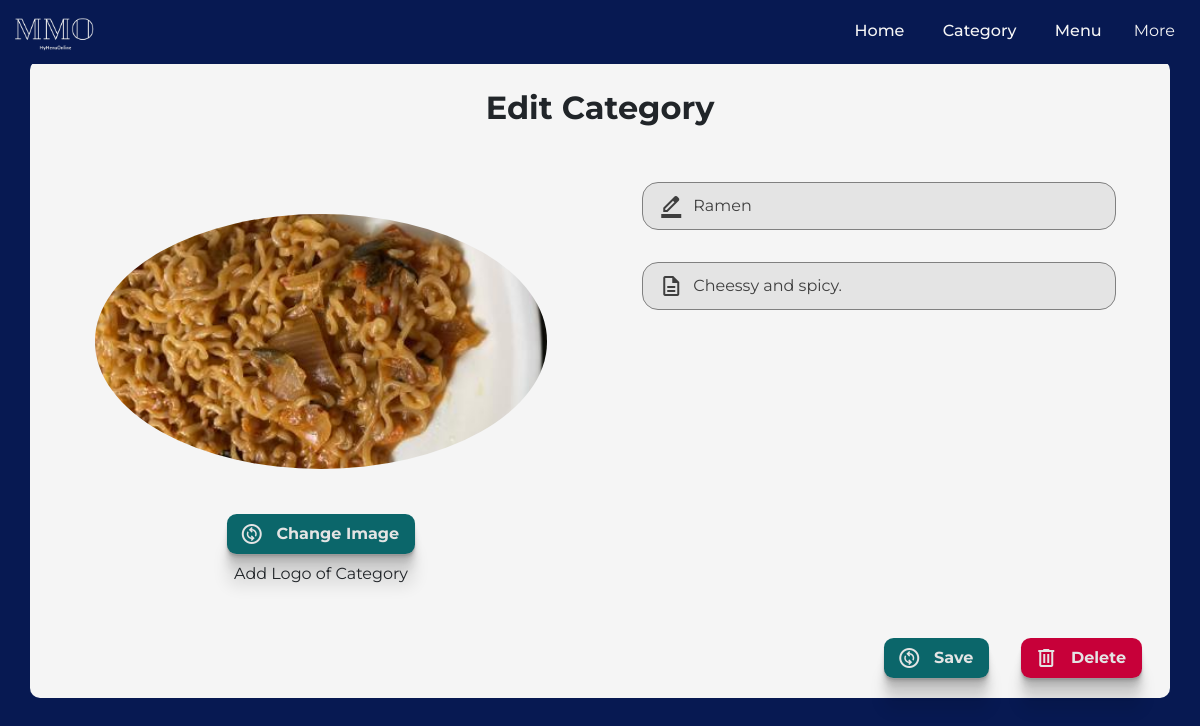
The app's page /client/category/48/ (signed in) with its own data.
### client/models.py (models this page shows, shortened)
class Header(models.Model):
    header_text = models.CharField(max_length=100)
    image = models.ImageField(upload_to='images', height_field=None, width_field=None, max_length=None, blank=True, null=True)
    menu = models.ForeignKey(Menu, on_delete=models.CASCADE, related_name='headers')
    description = models.CharField(max_length=50, blank= True, default="")

### client/views.py (the view, shortened to what this page needs)
# urls.py: path('category/<int:id>/', views.categoryEdit, name='category'),
@login_required
@menu_creation
def categoryEdit(request, id):
    header = Header.objects.get(id = id)
    if header.menu.user==request.user:
        return render(request, 'client/categoryEdit.html', {'header': header})
    else:
        return HttpResponse('you are forbidden to visit this page :(')

### client/views.py (called while the page is built)
def menu_creation(view_func, verification_url="/client/getstarted/"):
    @functools.wraps(view_func)
    def wrapper(request, *args, **kwargs):
        if Menu.objects.filter(user=request.user).exists():
            return view_func(request, *args, **kwargs)
        messages.info(request, "create menu first")
        print("create menu first")
        return redirect(verification_url)
    return wrapper

### templates/client/categoryEdit.html (shortened to what this page needs)
{% load static %}
<!DOCTYPE html>
<html lang="en">
  <head>
    <link rel="stylesheet" href="{% static 'css/styleAdmin.css' %}" />
    <link
      href="https://cdn.jsdelivr.net/npm/bootstrap@5.3.1/dist/css/bootstrap.min.css"
      rel="stylesheet"
    />
  </head>
  <body>
    {% include 'client/navBar.html' %}
    <form
    action=""
    method="POST"
    class="container"
    enctype="multipart/form-data"
    >
      <h2>Edit Category</h2>
      <div class="myleftright">
        <div  class="leftBlock">
          <div onclick="open_file1()" class="myImgForEdit">
            {% if header.image %}
            <img src="{{header.image.url}}" alt="">
            {% else %}
            <img src="{% static "images/sadfrog.jpg" %}" alt="">
            {% endif %}
          </div>
          <div onclick="open_file1()" id="" class="buttonBlockEditItem">
            <span class="material-symbols-outlined">change_circle</span>
            <p>Change Image</p>
          </div>
          <p id="fileName">Add Logo of Category</p>
        </div>
        <div class="rightBlock">
          <div class="inputArea">
            <span class="material-symbols-outlined"> border_color </span>
            <input
              type="text"
              placeholder="Category Name"
              name="categoryName"
              value="{{header.header_text}}"required
            />
          </div>
          <div class="inputArea">
            <span class="material-symbols-outlined"> description </span>
            <input
              type="text"
              placeholder="Description"
              name="description"
              size="10"
              value="{{header.description}}"
            />
          </div>
        </div>
      </div>
      <div class="buttonListEdit">
        <button type="submit"  id="saveChangeButton" class="buttonBlockEditItem" name="saveSubmit">
          <span class="material-symbols-outlined">change_circle</span>
          <p>Save</p>
        </button>
        <button onclick="deleteAction()" type="submit" id="deleteButton" class="buttonBlockEditItem" name="deleteSubmit">
          <span class="material-symbols-outlined">delete</span>
          <p>Delete</p>
        </button>
      </div>
    </form>
  </body>
</html>

### static/css/styleAdmin.css (style rules this page uses)
:root { --text: #3f3f3f; --background: #e4e4e4; --primaryDark : #0B666A; --navPrimaryDark : #071952; --primary : #0B666A; --alertRed : #C70039; --secondary :#F5EDDC; }
* { font-family: 'Montserrat', sans-serif; scrollbar-color: var(--background); scroll-behavior: smooth; }
h1,h2,h3,h4,h5,h6 { text-transform: capitalize; }
body { color: var(--text); background-color: var(--navPrimaryDark) !important; }
.container { max-width: 1140px; z-index: 11; background-color: whitesmoke; margin: 5% 20%; padding: 0.8rem; border-radius: 10px; }
.container > h2,h1 { font-weight: bolder; text-align: center; margin: 1rem; }
.myleftright { display: flex; flex-direction: row; justify-content: space-evenly; align-items: center; align-content: center; margin-top: 1.4rem; }
.leftBlock { width: 100%; height: 57vh; display: flex; justify-content: left; flex-direction: column; align-items: center; padding: 1rem; }
.rightBlock { width: 100%; padding: 1rem; display: flex; flex-direction: column; align-items: center; height: 60vh; }
.myImgForEdit { border-radius: 1rem; height: 60%; width: 10rem; margin: auto; display: flex; justify-content: center; object-fit: cover; border-radius: 50%; }
.myImgForEdit > img { border-radius: 50%; }
.inputArea { background-color: var(--background); height: 3rem; display: flex; justify-content: left; align-items: center; align-content: center; width: 90%; margin: 1rem auto; border: 1px solid gray; border-radius: 1rem; padding: 0.5rem; }
.inputArea > span { margin: 0 0.5rem; color: var(--text); }
::placeholder { opacity: 1; color: var(--text); }
.inputArea > input { z-index: 111; background-color: var(--background); border: none; color: var(--text); outline: none; width: 100%; }
@media only screen and (min-width: 700px) { .container { margin-bottom: 0 !important ; } }
.addCategoryButtonBlock > p,span { margin: auto 0.3rem; }
.buttonListEdit { display: flex; justify-content: end; }
.buttonBlockEditItem { display: flex; justify-content: center; align-items: center; align-content: center; margin: 0.5rem 1rem; padding: 0.5rem; background-color: var(--primaryDark); border-radius: 0.6rem; outline: none; border: none; box-shadow: 0 2px 1px rgba(0,0,0,0.09), 0 4px 2px rgba(0,0,0,0.09), 0 8px 4px rgba(0,0,0,0.09), 0 16px 8px rgba(0,0,0,0.09), 0 32px 16px rgba(0,0,0,0.09); }
#deleteButton { background-color: var(--alertRed) !important; }
.buttonBlockEditItem , .buttonListEdit :hover { cursor: pointer; }
.buttonBlockEditItem > p { margin: auto 0.5rem ; color: var(--background); font-weight: bolder; }
.buttonBlockEditItem > span { color: var(--background); }

### records on screen
Header: image (picture), categoryName "Ramen", description "Cheessy and spicy."
